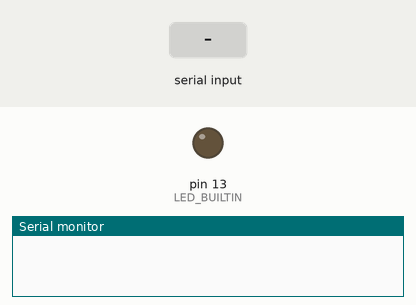
Bench run of a sketch on a simulated Arduino Uno, built with avr-gcc and run on an emulated ATmega328P. Parts: output pins drawn as LEDs (lit = HIGH), the last lines printed to the serial monitor. The inputs (shaded band) are chosen by the test bench.

Above: at 1.2 s.
1.3 s: "PING\n" received over Serial
At 2.4 s:
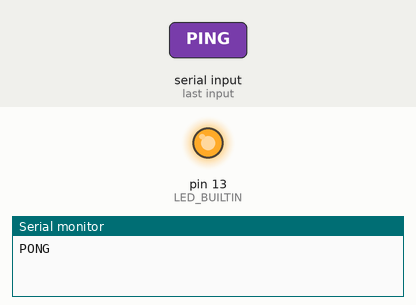
Timing chart, 0 to 4.3 s (numbered marks = the images above; inputs shaded):
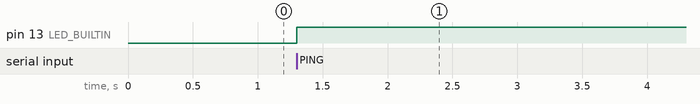

Measured:
- after the input at 1.3 s, pin 13 (LED_BUILTIN): LOW → HIGH at once

The sketch:

arduino_slave_test.ino
```cpp
void setup() {
  Serial.begin(115200);
  while (!Serial); // Wait for serial connection
  pinMode(LED_BUILTIN, OUTPUT);
}

void loop() {
  if (Serial.available()) {
    String input = Serial.readStringUntil('\n');
    if (input == "PING") {
      Serial.println("PONG");
      digitalWrite(LED_BUILTIN, !digitalRead(LED_BUILTIN));
    }
  }
}
```
